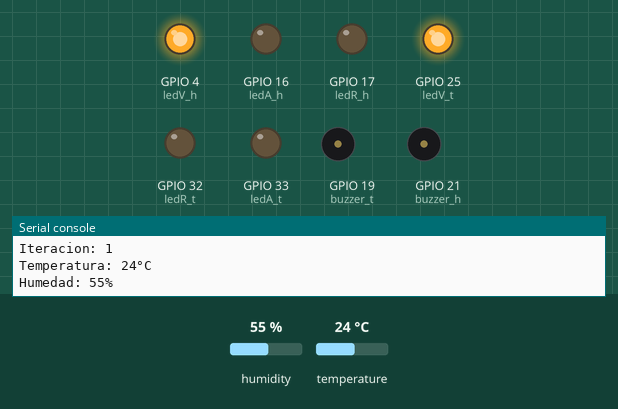
Bench run of a program on a simulated ESP32 board running MicroPython. Parts: output pins drawn as LEDs (lit = HIGH), buzzer (waves = sounding, pin HIGH), the last lines printed to the serial console. The test bench sets the inputs (shaded band); at power-on: temperature 24 °C, humidity 55 %. WiFi joins after 1.5 s; no MQTT or app messages arrive unless stated.

Above: at 3.0 s.
3.1 s: temperature set to 4 °C
9.1 s: temperature set to 1 °C
At 13.4 s:
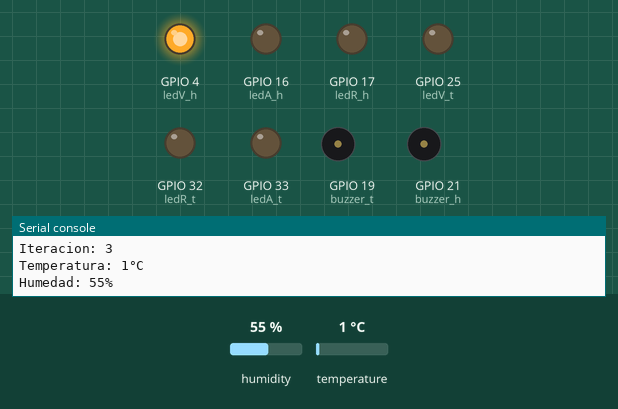
19.4 s: humidity set to 51 %
25.4 s: humidity set to 48 %
At 30.0 s:
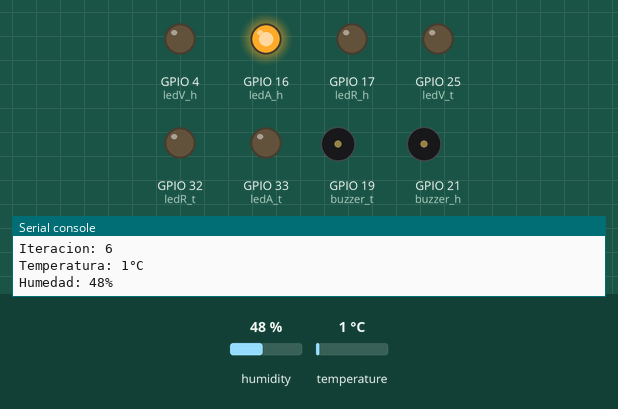
35.9 s: temperature set to 12 °C
At 39.9 s:
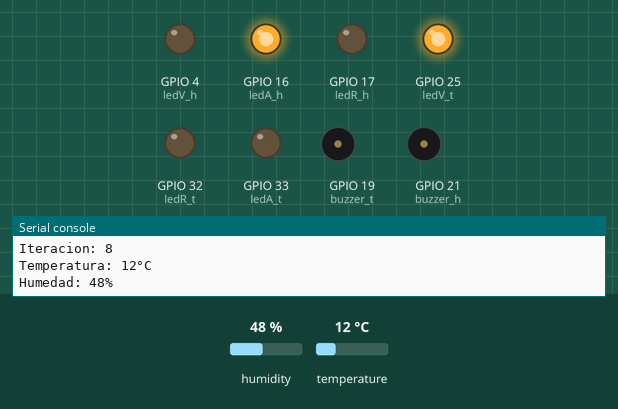
41.9 s: temperature set to 24 °C
47.9 s: temperature set to 27 °C
At 50.7 s:
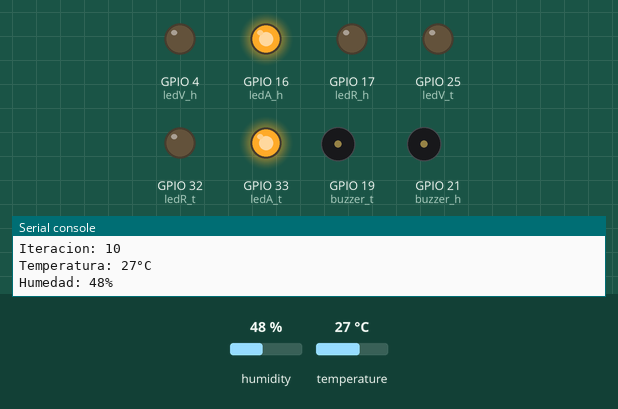
Timing chart, 0 to 52.2 s (numbered marks = the images above; inputs shaded):
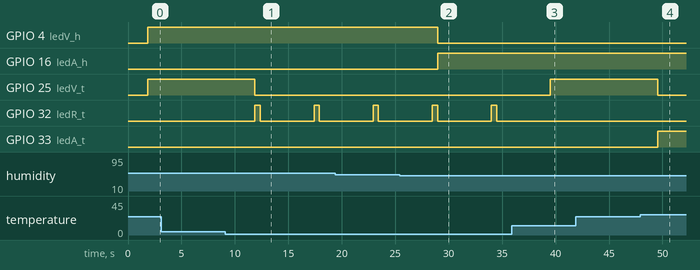

The program:

main.py
```python
#=====Librerias=====
from machine import Pin
from time import sleep
import dht
import network
import BlynkLib

#=====Definir pines=====
#Sensor DHT11
sensor_dht11 = dht.DHT11(Pin(14))
#LEDs temperatura
ledV_t = Pin(25, Pin.OUT)
ledA_t = Pin(33, Pin.OUT)
ledR_t = Pin(32, Pin.OUT)
#LEDs humedad
ledV_h = Pin(4, Pin.OUT)
ledA_h = Pin(16, Pin.OUT)
ledR_h = Pin(17, Pin.OUT)
#Buzzer alerta temperatura
buzzer_t = Pin(19, Pin.OUT)
#Buzzer alerta humedad
buzzer_h = Pin(21, Pin.OUT)

#=====Inicializar variables=====
n = 1
registro_temp = 0.0
registro_hum = 0.0
cant_evaluada = 12
#Se definen valores iniciales estandar para que las condiciones no frenen el funcionamiento del programa mientras no se obtenga primer valor promedio
prom_temp = 25.0
prom_hum = 50.0

#=====Datos red WiFi=====
wifiName = "ssid" # Reemplazar con el nombre de la red WiFi
wifiPass = "pass" # Reemplazar con la contraseña de la red WiFi

#=====Funcion para conectar ESP32 a WiFi=====
def do_connect(SSID, PASSWORD):
    redWifi = network.WLAN(network.STA_IF)
    redWifi.active(True)
    if not redWifi.isconnected():
        redWifi.connect(SSID, PASSWORD)
        print("Conectando a red WiFi...")
        while not redWifi.isconnected():
            pass
    print(f"Conectado a: {SSID}")


#***=====Inicio del programa=====***
do_connect(wifiName, wifiPass)

#Codigo de autentificacion otorgado por Blynk para el envio de datos a dashboard
BLYNK_AUTH = 'auth' # Reemplazar con el token de autenticacion de Blynk
blynk = BlynkLib.Blynk(BLYNK_AUTH)
#Inicializar Blynk
blynk.run()

while True:

    #Obtener datos de temperatura y humedad desde el sensor
    sensor_dht11.measure()
    temperatura = sensor_dht11.temperature()
    #temperatura = temperatura-50 #Forzar error
    #temperatura = temperatura+30 #Forzar error
    humedad = sensor_dht11.humidity()
    #humedad = humedad-80 #Forzar error
    #humedad = humedad-50 #Forzar error

    #Enviar dato temperatura a Blynk
    blynk.virtual_write(1, temperatura)
    #Enviar dato humedad a Blynk
    blynk.virtual_write(0, humedad)

    #Se genera un almacenamiento de los datos obtenidos para generar un promedio posteriormente
    registro_temp = registro_temp + temperatura
    registro_hum = registro_hum + humedad

    #Visualizacion en consola de datos obtenidos y la iteracion actual
    print(f"\nIteracion: {n}")
    print(f"Temperatura: {temperatura}°C")
    print(f"Humedad: {humedad}%")

    #Condiciones para encendido de LEDs de monitoreo de temperatura
    if(temperatura<=2):
        ledV_t.off()
        ledA_t.off()
        ledR_t.on()
        sleep(0.5)
        ledR_t.off()
    if(temperatura>2 and temperatura<=25):
        ledV_t.on()
        ledA_t.off()
        ledR_t.off()
    elif(temperatura>25 and temperatura<=35):
        ledV_t.off()
        ledA_t.on()
        ledR_t.off()
    elif(temperatura>35):
        ledV_t.off()
        ledA_t.off()
        ledR_t.on()

    #Condiciones para encendido de LEDs de monitoreo de humedad
    if(humedad>=50):
        ledV_h.on()
        ledA_h.off()
        ledR_h.off()
    elif(humedad>=10 and humedad<50):
        ledV_h.off()
        ledA_h.on()
        ledR_h.off()
    elif(humedad<10):
        ledV_h.off()
        ledA_h.off()
        ledR_h.on()

    #Generar un valor promedio de temperatura y humedad en un tiempo definido, en este caso 1 minuto (12 iteraciones)
    if (n==cant_evaluada):
        prom_temp = registro_temp/float(cant_evaluada) #Promedio temperatura
        prom_hum = registro_hum/float(cant_evaluada) #Promedio humedad
        print(f"Promedio temperatura: {prom_temp:.2f}°C")
        blynk.virtual_write(2, prom_temp) #Envio de valor a Blynk
        print(f"Promedio humedad: {prom_hum:.2f}%")
        blynk.virtual_write(3, prom_hum) #Envio de valor a Blynk
        #Se reinician las variables para mantener el funcionamiento de la condicion
        n = 1
        registro_temp = 0
        registro_hum = 0
    else:
        n = n + 1

    #Condiciones notificaciones Blynk y alerta con buzzer
    if(prom_temp>=35):
        blynk.log_event("temperatura_alta")
    if(prom_temp<=2):
        blynk.log_event("riesgo_helada")
        buzzer_t.on()
        sleep(1)
        buzzer_t.off()
    if(prom_temp<=0):
        blynk.log_event("helada_inminente")

    if(prom_hum<=10):
        blynk.log_event("humedad_baja")
        buzzer_h.on()
        sleep(1)
        buzzer_h.off

    sleep(5)
```

Measured:
- the behaviour switches between 3 and 2 °C on temperature (found by bisection; images 0 and 1)
- the behaviour switches between 50 and 49 % on humidity (found by bisection; images 1 and 2)
- the behaviour switches between 25 and 26 °C on temperature (found by bisection; images 3 and 4)
- after the input at 9.1 s, GPIO 25 (ledV_t): HIGH → LOW after 2.8 s; GPIO 32 (ledR_t): alternates HIGH for 0.50 s and LOW for 5.0 s, starting after 2.8 s
- after the input at 25.4 s, GPIO 4 (ledV_h): HIGH → LOW after 3.6 s; GPIO 16 (ledA_h): LOW → HIGH after 3.6 s
- after the input at 35.9 s, GPIO 25 (ledV_t): LOW → HIGH after 3.6 s; GPIO 32 (ledR_t): stays LOW (without the input it goes to HIGH after 3.6 s)
- after the input at 47.9 s, GPIO 25 (ledV_t): HIGH → LOW after 1.7 s; GPIO 33 (ledA_t): LOW → HIGH after 1.7 s
